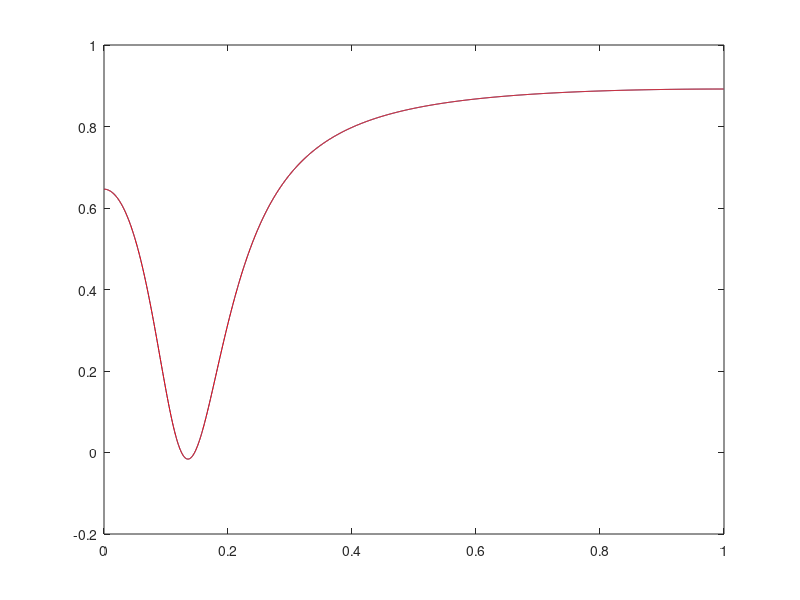

MATLAB code for this plot: (Note: this script raises an error after producing the figure.)
clear;
clc;
close all;

FS = 48e3; % Hz
N = 512; % (number of points in FFT)
Q = 15;

fout = fopen('filters.h', 'w');
if fout == -1
    disp('File failed to open!');
    return
end

fprintf(fout, '#ifndef FILTERS_H_\n');
fprintf(fout, '#define FILTERS_H_\n');
fprintf(fout, '\n');

fprintf(fout, 'static const Int32 filters[%d] = {\n', N*6);

for i=1:511

      
    BW = 400/512;%400/512;%1/512;
    w0 = (2*pi*i)/512;

    p = BW;
    a = -2*cos(w0);

    B0 = 1;
    B1 = a;
    B2 = 1;
    A0 = 1;
    A1 = a*p;
    A2 = p^2;
    
    normalize_coeff = (1/(10^(3/20)));%
    
    B0 = B0 * normalize_coeff;
    B1 = B1 * normalize_coeff;
    B2 = B2 * normalize_coeff;
    
    
    B0_Q13 = round(((2^Q) * B0));
    B1_Q13 = round(((2^Q) * B1));
    B2_Q13 = round(((2^Q) * B2));
    A0_Q13 = round(((2^Q) * A0));
    A1_Q13 = round(((2^Q) * A1));
    A2_Q13 = round(((2^Q) * A2));
    
    
    fprintf(fout,'\n// f = %0.2e Hz\n', w0 * FS);
    fprintf(fout, '%d, // B0\n', B0_Q13);
    fprintf(fout, '%d, // B1\n', B1_Q13);
    fprintf(fout, '%d, // B2\n', B2_Q13);
    fprintf(fout, '%d, // A0\n', A0_Q13);
    fprintf(fout, '%d, // A1\n', A1_Q13);
    fprintf(fout, '%d ', A2_Q13);
    if i ~= 511
        fprintf(fout, ',// A2\n');
    end
    
    if mod(i,32) == 0
        % figure(round(i/32) + 1);
        [b,a] = sos2tf([ B0 B1 B2 A0 A1 A2 ]);
        [h,w] = freqz(b,a,2001);
        
        [b2,a2] = sos2tf([ B0_Q13/2^Q B1_Q13/2^Q ...
            B2_Q13/2^Q A0_Q13/2^Q ...
            A1_Q13/2^Q A2_Q13/2^Q ]);
        [h2,w2] = freqz(b2,a2,2001);
               
        %plot(w/pi,20*log10(abs(h)));
        plot(w/pi,h2);
        hold on;
        %plot(w2/pi,20*log10(abs(h2)), 'r');
        plot(w2/pi,h, 'r');
        ax = gca;
        ax.YLim = [-100 20];
        ax.XTick = 0:.5:2;
        xlabel('Normalized Frequency (\times\pi rad/sample)')
        %ylabel('Magnitude (dB)')
    end
end

fprintf(fout, '\n};\n');
fprintf(fout, '#endif /* FILTERS_H_ */');
fclose(fout);